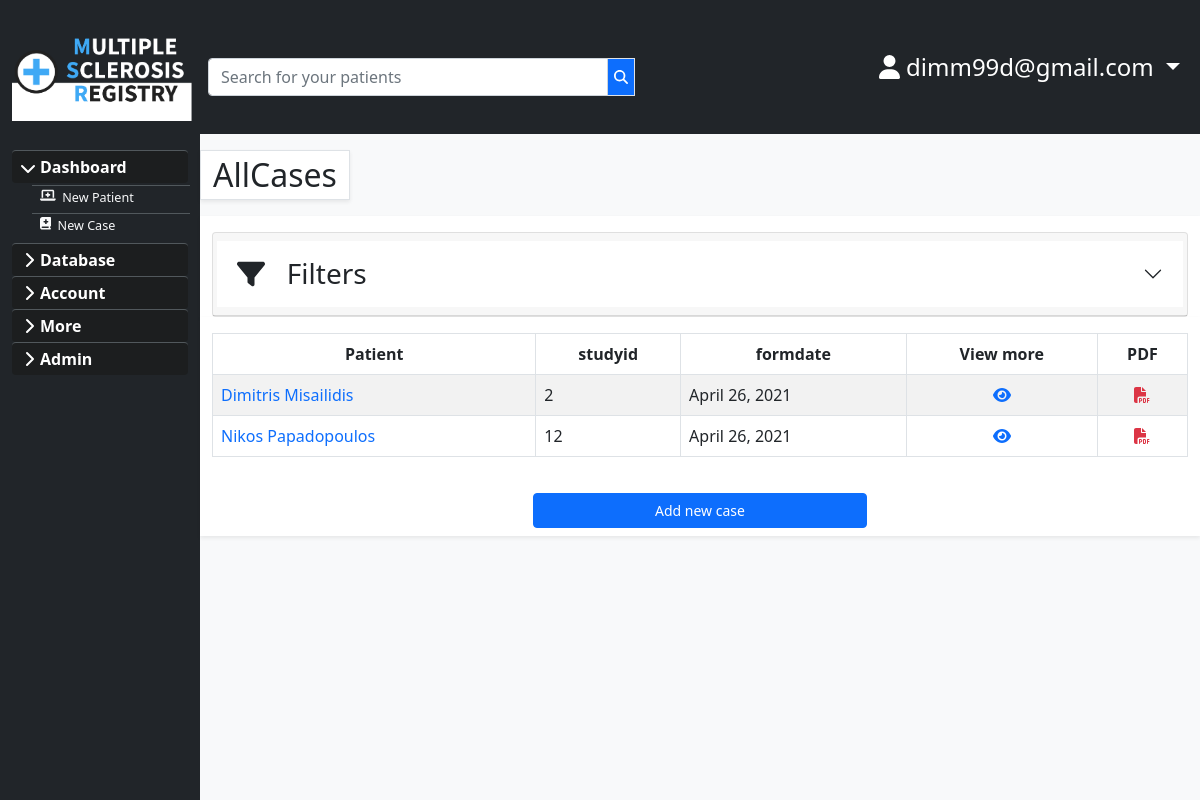
The page /adminallcases/ (signed in) on the database its author committed.
### users/models.py (models this page shows, shortened)
class User(AbstractBaseUser, PermissionsMixin):
    email = models.EmailField(max_length=254, unique=True)
    is_staff = models.BooleanField(default=False)
    is_superuser = models.BooleanField(default=False)
    is_active = models.BooleanField(default=True)
    last_login = models.DateTimeField(null=True, blank=True)
    date_joined = models.DateTimeField(auto_now_add=True)
    name = models.CharField(max_length=25, null=True, blank=True)
    surname = models.CharField(max_length=25, null=True, blank=True)
    USERNAME_FIELD = 'email'
    EMAIL_FIELD = 'email'
    REQUIRED_FIELDS = ['name','surname']
    objects = UserManager()

### main/models.py (models this page shows, shortened)
class Mscase(models.Model):
    ms_choices=(
        ('RR','Relapsing-remitting MS'),
        ('SP','Secondary progressive MS'),
        ('PP','Primary progressive MS'),
        ('Other','Other'),
    )
    severity_choices=(
        ('Mild','Mild'),
        ('Moderate','Moderate'),
        ('Severe','Severe'),
    )
    modtreat_choices=(
        ('Alemtuzumab','Alemtuzumab'),
        ('Avonex','Avonex'),
        ('Betaferon','Betaferon'),
        ('Copaxone','Copaxone'),
        ('Extavia','Extavia'),
        ('Fingolimod','Fingolimod'),
        ('Mitoxantrone','Mitoxantrone'),
        ('Natalizumab','Natalizumab'),
        ('Ocrelizumab','Ocrelizumab'),
        ('Rebif','Rebif'),
        ('Tecfidera','Tecfidera'),
        ('Teriflunomide','Teriflunomide'),
        ('None','None'),
    )
    pastmodreason_choices=(
        ('Lack of efficacy','Lack of efficacy'),
        ('Side Effects','Side Effects'),
        ('Other','Other'),
    )
    evaluation_choices=(
        ('Self-estimated','Self-estimated'),
        ('Trundle wheel','Trundle wheel'),
        ('Treadmill','Treadmill'),
    )
    onsetlocal_choices=(
        ('Spinal','Spinal'),
        ('Cortex','Cortex'),
        ('Visual','Visual'),
        ('Cerebellar/brainstem','Cerebellar/brainstem'),
    )
    onsetsympt_choices=(
        ('Vision','Vision'),
        ('Motor','Motor'),
        ('Sensory','Sensory'),
        ('Coordination','Coordination'),
        ('Bowel/Bladder','Bowel/Bladder'),
        ('Fatigue','Fatigue'),
        ('Cognitive','Cognitive'),
        ('Encephalopathy','Encephalopathy'),
        ('Other','Other'),
    )
    yes_no=(
        ('Yes','Yes'),
        ('No','No')
    )
    mspatient = models.ForeignKey(Mspatient, null=True, on_delete= models.CASCADE)
    formdate = models.DateField()
    studyid = models.AutoField(primary_key=True)
    ms_now = models.CharField(max_length=10,choices=ms_choices)
    conv_to_sp=models.CharField(max_length=20)
    date_diag=models.DateField()
    ms_diag= models.CharField(max_length=10,choices=ms_choices)
    date_onset=models.DateField()
    num_relapses=IntegerField()
    severity=models.CharField(max_length=10,choices=severity_choices)
    pastmodtreat=models.CharField(max_length=20,choices=modtreat_choices)
    pastmoddatestart=models.DateField()
    pastmodtreatstop=models.DateField()
    pastmodreason= models.CharField(max_length=20,choices=pastmodreason_choices)
    presmodtreat=models.CharField(max_length=20,choices=modtreat_choices)
    presmoddatestart=models.DateField()
    edssscore=IntegerField()
    edssdate=DateField()
    walkrangetime=CharField(max_length=5)
    walkrangedist=IntegerField()
    walkrangeeval=models.CharField(max_length=20,choices=evaluation_choices)
    pregnant=models.CharField(max_length=20,choices=yes_no,null=True,blank=True)
    smoker=models.CharField(max_length=20,choices=yes_no,null=True,blank=True)
    cigperday=IntegerField(null=True,blank=True)
    smokersince=IntegerField(null=True,blank=True)
    onsetlocal = models.CharField(max_length=30,choices=onsetlocal_choices,null=True,blank=True)
    onsetsympt = models.CharField(max_length=30,choices=onsetsympt_choices,null=True,blank=True)
    comorbidities=models.CharField(max_length=20,choices=yes_no,null=True,blank=True)
    ethnicity=models.CharField(max_length=20,null=True,blank=True)
    age=IntegerField(null=True,blank=True)
    race=models.CharField(max_length=20,null=True,blank=True)
    personcompleting=models.ForeignKey(User,editable=False, null=True, on_delete= models.CASCADE)

class Mspatient(models.Model):
    name = models.CharField(max_length=30)
    surname = models.CharField(max_length=30,default='')
    address = models.CharField(max_length=30)
    datecreated = models.DateField(auto_now_add=True)
    createdby = models.ForeignKey(User,editable=False, null=True,blank=True, on_delete= models.SET_NULL)
    def __str__(self):
        return '%s %s' % (self.name,self.surname)

### main/decorators.py (the view)
        def wrapper_func(request,**kwargs):
            group=None
            if request.user.groups.exists():
                group=request.user.groups.all()[0].name
            if group in allowed_roles:
                return view_func(request,**kwargs)
            else:
                return redirect('/')
            return view_func(request,**kwargs)

### main/filters.py (called while the page is built)
def filtered_queryset(request):
    return Mspatient.objects.filter(createdby=request.user)

### main/templatetags/hasgroup.py (called while the page is built)
@register.filter(name='has_group')
def has_group(user, group_name):
    group = Group.objects.get(name=group_name)
    return True if group in user.groups.all() else False

### main/views.py (called while the page is built)
@login_required
@allowed_users(allowed_roles=['admin'])
def adminallcases(request):
    mscases = Mscase.objects.all()
    mspatients= Mspatient.objects.all()
    thefilter=MscaseFilter(request.GET,queryset=mscases,request=request)
    mscases=thefilter.qs
    return render(request, 'main/admin/adminallcases.html', {'mspatients':mspatients, 'mscases':mscases,'thefilter':thefilter})

### main/templates/main/admin/adminallcases.html (shortened to what this page needs)
{% extends 'main/main_template.html' %}
{% load static %}
{% block content %}
<link href="{% static 'main/sidebar.css'%}" rel="stylesheet">
    <div class="row">
      {% include 'main/sidebar.html' %}
      <div class="asbcontent col-md-10 col-sm-12 mt-3">
        <div class="row">
          <p class="fs-2 bg-white border w-auto shadow-sm">AllCases</p>
        </div>
        <div class="row justify-content-center">
          <div class="accordion col-xl-12 col-xxl-9 bg-white shadow-sm pt-3" id="accordionExample">
            <div class="card">
              <div class="card-header" id="headingOne">
                <h5 class="mb-0">
                  <div class="row justify-content-between">
                    <button class="accordion-button  border-0 collapsed fs-3" type="button" data-bs-toggle="collapse" data-bs-target="#collapseOne" aria-expanded="false" aria-controls="collapseOne">
                      <i class="fa fa-filter"></i>
                      &nbsp;&nbsp;&nbsp;Filters
                    </button>
                  </div>
                </h5>
              </div>
            </div>
          </div>
        </div>
        <div class="row justify-content-center">
          <div class="col-xl-12 col-xxl-9 bg-white shadow-sm pt-3 mb-5">
            <table id="table_id" class="table table-bordered table-striped border-top table-hover " style="width: 100%;" >
              <thead>
                <tr class="text-center">
                  <th>Patient</th>
                  <th>studyid</th>
                  <th>formdate</th>
                  <th>View more</th>
                  <th>PDF</th>
                </tr>
              </thead>
              <tbody>
              {% for mscase in mscases %}
                  <tr>
                    {% if mscase.mspatient.id is None %}
                      <td>None</td>
                    {% else %}
                      <td><a class="text-decoration-none text-primary " href="{% url 'main:patientsentry' mscase.mspatient.id %}">{{mscase.mspatient.name}} {{mscase.mspatient.surname}}</a></td>
                    {% endif %}
                      <td>{{mscase.studyid}}</td>
                      <td>{{mscase.formdate}}</td>
                      {% if mscase.mspatient.id is None %}
                      <td>None</td>
                      {% else %}
                      <td class="text-center"><a data-bs-toggle="tooltip" title="View this case"  href="{% url 'main:caseentry' mscase.mspatient.id mscase.studyid  %}"><i class="fas fa-eye"></i></a></td>
                      {% endif %}
                      <td class="text-center"><a data-bs-toggle="tooltip" title="PDF"  href="{% url 'main:pdf' mscase.mspatient.id mscase.studyid  %}"><i class="text-danger fas fa-file-pdf"></i></a></td>
                 </tr>
              {% endfor %}
            </tbody>
          </table>
          <div class="row justify-content-center">
            <a href="{% url 'main:caseform' %}"class="col-4 btn btn-primary mb-2">Add new case</a>
        </div>
              </div>
          </div>
        </div>
        </div>
{% endblock %}

### main/templates/main/navbar.html (shortened to what this page needs)
{% load static %}
<div class="row">
  <nav class="navbar navbar-expand-md bg-dark navbar-dark ">
    <div class="col-2" id="headernav">
      <div class="navbar-header">
        <a class=" navbar-brand d-block " href="{% url 'main:homepage' %}">
          <img class="main-icon" src="{% static 'main/brand.png' %}" alt="">
        </a>
      </div>
    </div>
      {% if user.is_authenticated %}
      <div class="col-10" id="navitems">
      <div class="collapse navbar-collapse bg-dark b-0 " id="navbarcollapse">
        <div id="navsearch">
          {% include 'main/search.html' %}
        </div>
        <ul class="nav navbar-nav ms-auto">
          <li class="nav-item dropdown">
            <a  class="fs-4 nav-link dropdown-toggle text-white" href="#" id="userdropdown" role="button" data-bs-toggle="dropdown" aria-haspopup="true" aria-expanded="false">
              <i class="fas fa-user"></i> {{ user.email }}
            </a>
          </li>
        </ul>
      </div>
      </div>
      {% endif %}
    </div>
</div>

### main/static/main/styling.css (style rules this page uses)
.navbar { background: #e7e7e7; }
.main-icon { object-fit: contain; width: 9em; height:auto; }
html,body { height: 100%; overflow: auto; margin-left: calc(100vw - 100%); margin-right: 0; }
.btn { font-size: 14px; margin-top:20px; }

### main/static/main/sidebar.css (style rules this page uses)
.dropdown-toggle { outline: 0; }

### rows shown on the page
User: email "dimm99d@gmail.com"
Mscase: mspatient.name "Dimitris", mspatient.surname "Misailidis", studyid "2", formdate "April 26, 2021"
Mscase: mspatient.name "Nikos", mspatient.surname "Papadopoulos", studyid "12", formdate "April 26, 2021"
